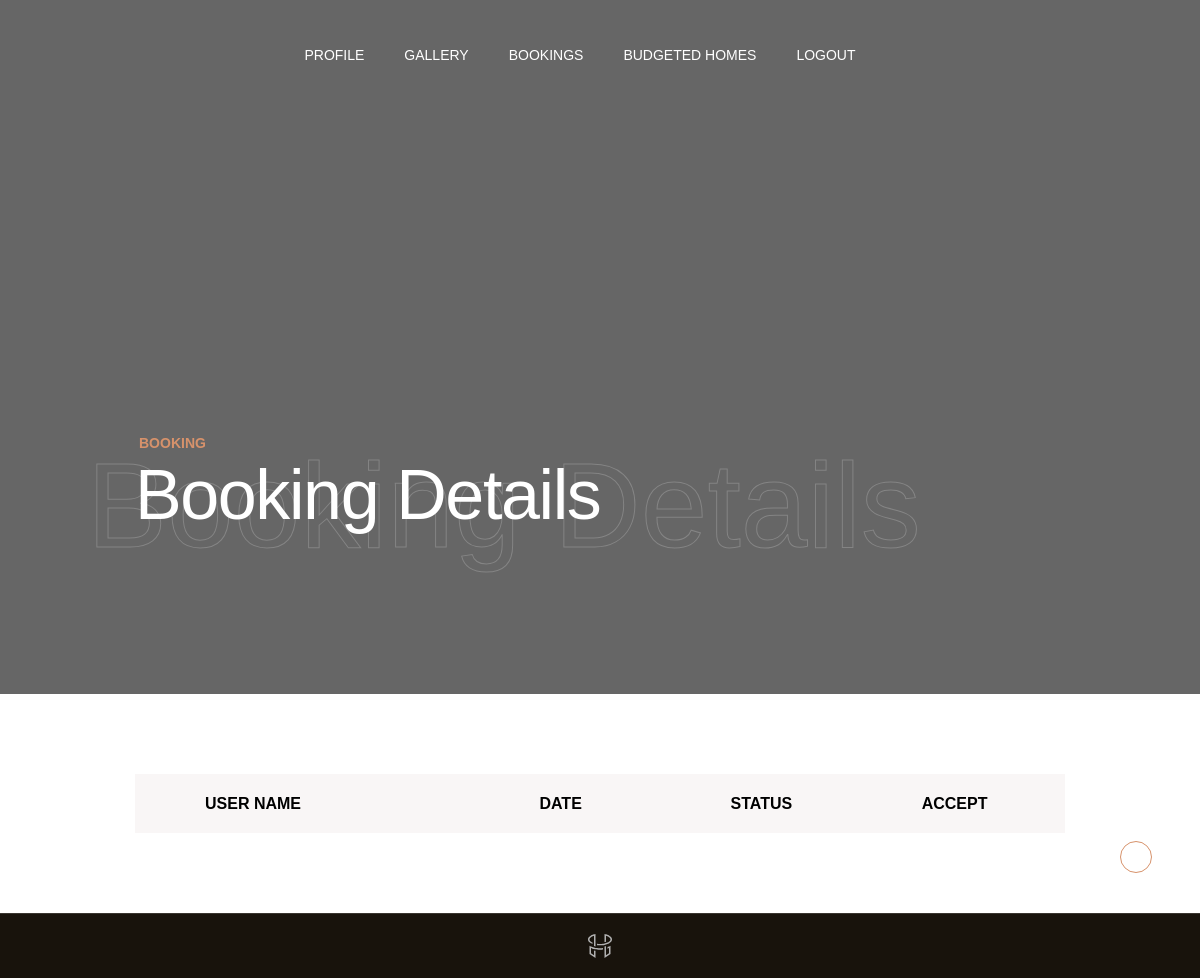
The app's page /architecture/budbook_view.php (signed in), older data.
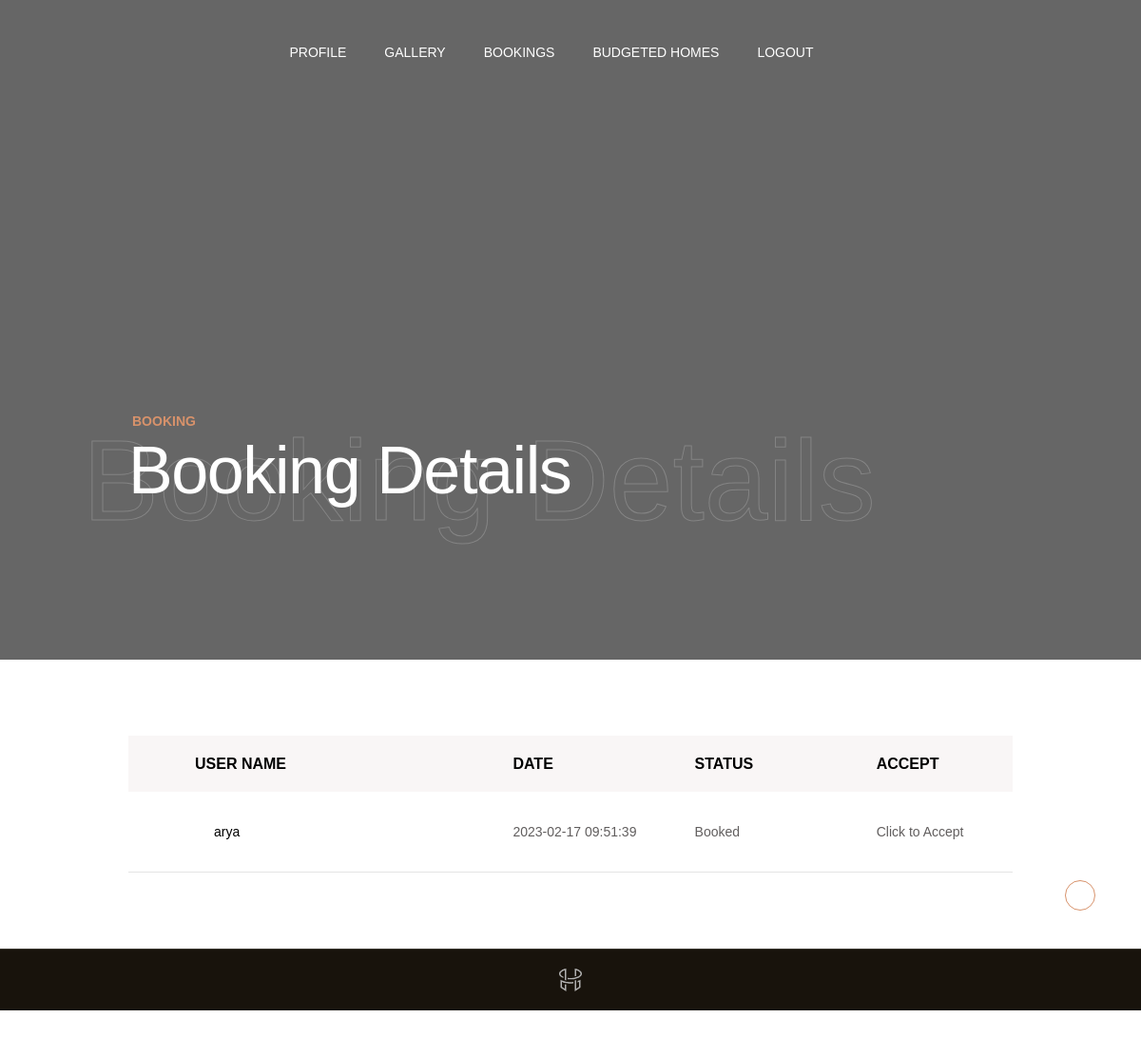
The same page, newer data.
### tables this page shows
CREATE TABLE IF NOT EXISTS `budget_booking` (
  `bb_id` int(11) NOT NULL AUTO_INCREMENT,
  `bbl_id` int(11) NOT NULL,
  `bbhl_id` int(11) NOT NULL,
  `bbcl_id` int(11) NOT NULL,
  `bb_status` varchar(100) NOT NULL DEFAULT 'Booked',
  `bb_date` timestamp NOT NULL DEFAULT CURRENT_TIMESTAMP,
  PRIMARY KEY (`bb_id`)
);

CREATE TABLE IF NOT EXISTS `userregistration` (
  `u_id` int(30) NOT NULL AUTO_INCREMENT,
  `ul_id` int(30) NOT NULL,
  `u_fname` varchar(100) NOT NULL,
  `u_lname` varchar(100) NOT NULL,
  `u_address` varchar(100) NOT NULL,
  `u_email` varchar(100) NOT NULL,
  `u_password` varchar(100) NOT NULL,
  `u_phonenumber` varchar(100) NOT NULL,
  `u_pincode` varchar(30) DEFAULT NULL,
  `u_file` varchar(100) DEFAULT NULL,
  PRIMARY KEY (`u_id`)
);

### architecture/budbook_view.php (the view, shortened to what this page needs)
<?php
include 'ar_header.php';
include('../database.php');
?>
  <div class="content-wrapper  js-content-wrapper">
        <section class="page-masthead">
          <div data-parallax="0.6" class="page-masthead__bg">
          </div>
          <div class="container">
            <div class="page-masthead__content">
              <div class="row justify-content-between md:justify-content-center align-items-center">
                <div class="col-lg-9 col-md-10">
                  <div data-anim="slide-up delay-1">
                    <div class="page-masthead__subtitle">Booking</div>
                    <div class="page-masthead__back_title">Booking Details</div>
                    <h1 class="page-masthead__title text-white">Booking Details</h1>
                  </div>
                </div>
              </div>
            </div>
          </div>
        </section>
        <section class="layout-pt-md layout-pb-md">
          <div class="container">
            <div class="row x-gap-60">
              <div class="col-lg">
                <div class="shopCart-header sm:d-none">
                  <div class="row no-gutters justify-content-between">
                    <div class="col-md-4">
                      <div class="shopCart-header__title">
                        User Name
                      </div>
                    </div>
                    <div class="col-md-2">
                      <div class="shopCart-header__title">
                        Date
                      </div>
                    </div>
                    <div class="col-md-2">
                      <div class="shopCart-header__title">
                        Status
                      </div>
                    </div>
                    <div class="col-md-2">
                      <div class="shopCart-header__title">
                        Accept
                      </div>
                    </div>
                  </div>
                </div>
                <div class="shopCart-products">
                  <?php
 $sql= "SELECT *
FROM budget_booking
INNER JOIN userregistration
ON budget_booking.bbl_id = userregistration.ul_id WHERE budget_booking.bbcl_id=$l_id";
                    $result = $con->query($sql);
                               while($row= mysqli_fetch_array($result))
                                 {
                                  ?>
                  <div class="shopCart-products__item">
                    <div class="row no-gutters y-gap-10 justify-content-between">
                      <div class="col-md-4">
                        <div class="shopCart-products__product">
                          <div class="title"><?php echo  $u_fname= $row['u_fname']; ?></div>
                        </div>
                      </div>
                      <div class="col-md-2 sm:mt-16">
                        <div class="d-flex h-100 align-items-center">
                          <div class="shopCart-products__price text-grey">
                             <?php echo  $bb_date=$row['bb_date']; ?>
                          </div>
                        </div>
                      </div>
                      <div class="col-md-2">
                        <div class="d-flex h-100 align-items-center">
                          <div class="shopCart-products__quantity text-grey">
                            <?php echo  $bb_status=$row['bb_status']; ?>
                          </div>
                        </div>
                      </div>
                      <div class="col-md-2">
                        <div class="d-flex h-100 align-items-center">
                          <div class="shopCart-products__subtotal text-grey">
                            <div class="shopCart-products__cross">
                              <?php
$dddd="Booked";
                               if($bb_status==$dddd)
                               {
                                ?>
                       <a href="budaccept.php?bb_id=<?php echo $row['bb_id']; ?>"> Click to Accept</a>
                     <?php  }
                     else
                     {
                      ?>
                      <?php
                      echo "Accepted";
                      ?>
                      <?php
                     }
                     ?>
                      </div>
                          </div>
                        </div>
                      </div>
                    </div>
                  </div>
                <?php   }
                                 ?>
                </div>
              </div>
              </div>
          </div>
        </section>
       <?php
include 'ar_footer.php';
?>

Row changes from the older to the newer data that the page shows:
added budget_booking: userregistration.u_fname "arya", bb_date "2023-02-17 09:51:39", bb_status "Booked"
